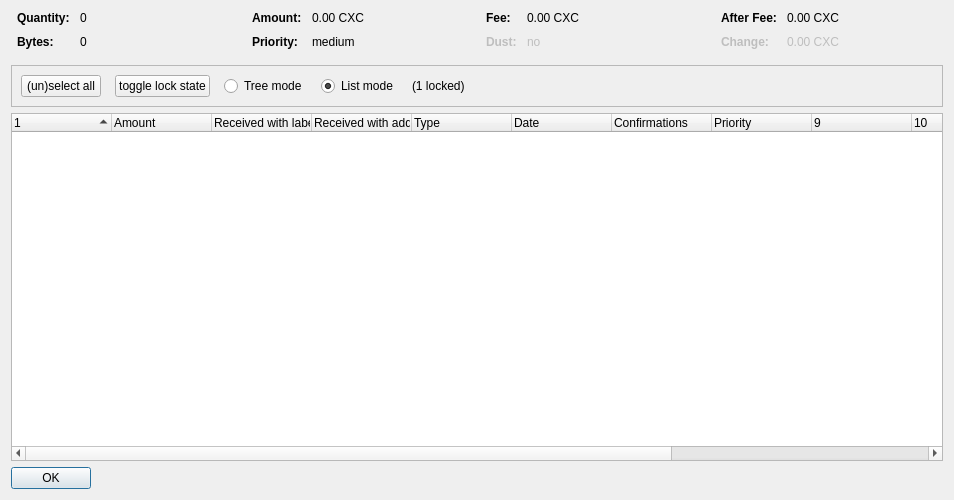
<?xml version="1.0" encoding="UTF-8"?>
<ui version="4.0">
 <class>CoinControlDialog</class>
 <widget class="QDialog" name="CoinControlDialog">
  <property name="geometry">
   <rect>
    <x>0</x>
    <y>0</y>
    <width>954</width>
    <height>500</height>
   </rect>
  </property>
  <property name="windowTitle">
   <string>Coin Selection</string>
  </property>
  <layout class="QVBoxLayout" name="verticalLayout">
   <item>
    <layout class="QHBoxLayout" name="horizontalLayoutTop" stretch="0,0,0,0">
     <property name="topMargin">
      <number>0</number>
     </property>
     <property name="bottomMargin">
      <number>10</number>
     </property>
     <item>
      <layout class="QFormLayout" name="formLayoutCoinControl1">
       <property name="horizontalSpacing">
        <number>10</number>
       </property>
       <property name="verticalSpacing">
        <number>10</number>
       </property>
       <property name="leftMargin">
        <number>6</number>
       </property>
       <property name="rightMargin">
        <number>6</number>
       </property>
       <item row="0" column="0">
        <widget class="QLabel" name="labelCoinControlQuantityText">
         <property name="font">
          <font>
           <weight>75</weight>
           <bold>true</bold>
          </font>
         </property>
         <property name="text">
          <string>Quantity:</string>
         </property>
        </widget>
       </item>
       <item row="0" column="1">
        <widget class="QLabel" name="labelCoinControlQuantity">
         <property name="cursor">
          <cursorShape>IBeamCursor</cursorShape>
         </property>
         <property name="contextMenuPolicy">
          <enum>Qt::ActionsContextMenu</enum>
         </property>
         <property name="text">
          <string notr="true">0</string>
         </property>
         <property name="textInteractionFlags">
          <set>Qt::LinksAccessibleByMouse|Qt::TextSelectableByKeyboard|Qt::TextSelectableByMouse</set>
         </property>
        </widget>
       </item>
       <item row="1" column="0">
        <widget class="QLabel" name="labelCoinControlBytesText">
         <property name="font">
          <font>
           <weight>75</weight>
           <bold>true</bold>
          </font>
         </property>
         <property name="text">
          <string>Bytes:</string>
         </property>
        </widget>
       </item>
       <item row="1" column="1">
        <widget class="QLabel" name="labelCoinControlBytes">
         <property name="cursor">
          <cursorShape>IBeamCursor</cursorShape>
         </property>
         <property name="contextMenuPolicy">
          <enum>Qt::ActionsContextMenu</enum>
         </property>
         <property name="text">
          <string notr="true">0</string>
         </property>
         <property name="textInteractionFlags">
          <set>Qt::LinksAccessibleByMouse|Qt::TextSelectableByKeyboard|Qt::TextSelectableByMouse</set>
         </property>
        </widget>
       </item>
      </layout>
     </item>
     <item>
      <layout class="QFormLayout" name="formLayoutCoinControl2">
       <property name="horizontalSpacing">
        <number>10</number>
       </property>
       <property name="verticalSpacing">
        <number>10</number>
       </property>
       <property name="leftMargin">
        <number>6</number>
       </property>
       <property name="rightMargin">
        <number>6</number>
       </property>
       <item row="0" column="0">
        <widget class="QLabel" name="labelCoinControlAmountText">
         <property name="font">
          <font>
           <weight>75</weight>
           <bold>true</bold>
          </font>
         </property>
         <property name="text">
          <string>Amount:</string>
         </property>
        </widget>
       </item>
       <item row="0" column="1">
        <widget class="QLabel" name="labelCoinControlAmount">
         <property name="cursor">
          <cursorShape>IBeamCursor</cursorShape>
         </property>
         <property name="contextMenuPolicy">
          <enum>Qt::ActionsContextMenu</enum>
         </property>
         <property name="text">
          <string notr="true">0.00 CXC</string>
         </property>
         <property name="textInteractionFlags">
          <set>Qt::LinksAccessibleByMouse|Qt::TextSelectableByKeyboard|Qt::TextSelectableByMouse</set>
         </property>
        </widget>
       </item>
       <item row="1" column="0">
        <widget class="QLabel" name="labelCoinControlPriorityText">
         <property name="font">
          <font>
           <weight>75</weight>
           <bold>true</bold>
          </font>
         </property>
         <property name="text">
          <string>Priority:</string>
         </property>
        </widget>
       </item>
       <item row="1" column="1">
        <widget class="QLabel" name="labelCoinControlPriority">
         <property name="cursor">
          <cursorShape>IBeamCursor</cursorShape>
         </property>
         <property name="contextMenuPolicy">
          <enum>Qt::ActionsContextMenu</enum>
         </property>
         <property name="text">
          <string>medium</string>
         </property>
         <property name="textInteractionFlags">
          <set>Qt::LinksAccessibleByMouse|Qt::TextSelectableByKeyboard|Qt::TextSelectableByMouse</set>
         </property>
        </widget>
       </item>
      </layout>
     </item>
     <item>
      <layout class="QFormLayout" name="formLayoutCoinControl3">
       <property name="horizontalSpacing">
        <number>10</number>
       </property>
       <property name="verticalSpacing">
        <number>10</number>
       </property>
       <property name="leftMargin">
        <number>6</number>
       </property>
       <property name="rightMargin">
        <number>6</number>
       </property>
       <item row="0" column="0">
        <widget class="QLabel" name="labelCoinControlFeeText">
         <property name="font">
          <font>
           <weight>75</weight>
           <bold>true</bold>
          </font>
         </property>
         <property name="text">
          <string>Fee:</string>
         </property>
        </widget>
       </item>
       <item row="0" column="1">
        <widget class="QLabel" name="labelCoinControlFee">
         <property name="cursor">
          <cursorShape>IBeamCursor</cursorShape>
         </property>
         <property name="contextMenuPolicy">
          <enum>Qt::ActionsContextMenu</enum>
         </property>
         <property name="text">
          <string notr="true">0.00 CXC</string>
         </property>
         <property name="textInteractionFlags">
          <set>Qt::LinksAccessibleByMouse|Qt::TextSelectableByKeyboard|Qt::TextSelectableByMouse</set>
         </property>
        </widget>
       </item>
       <item row="1" column="0">
        <widget class="QLabel" name="labelCoinControlLowOutputText">
         <property name="enabled">
          <bool>false</bool>
         </property>
         <property name="font">
          <font>
           <weight>75</weight>
           <bold>true</bold>
          </font>
         </property>
         <property name="text">
          <string>Dust:</string>
         </property>
        </widget>
       </item>
       <item row="1" column="1">
        <widget class="QLabel" name="labelCoinControlLowOutput">
         <property name="enabled">
          <bool>false</bool>
         </property>
         <property name="cursor">
          <cursorShape>IBeamCursor</cursorShape>
         </property>
         <property name="contextMenuPolicy">
          <enum>Qt::ActionsContextMenu</enum>
         </property>
         <property name="text">
          <string>no</string>
         </property>
         <property name="textInteractionFlags">
          <set>Qt::LinksAccessibleByMouse|Qt::TextSelectableByKeyboard|Qt::TextSelectableByMouse</set>
         </property>
        </widget>
       </item>
      </layout>
     </item>
     <item>
      <layout class="QFormLayout" name="formLayoutCoinControl4">
       <property name="horizontalSpacing">
        <number>10</number>
       </property>
       <property name="verticalSpacing">
        <number>10</number>
       </property>
       <property name="leftMargin">
        <number>6</number>
       </property>
       <property name="rightMargin">
        <number>6</number>
       </property>
       <item row="0" column="0">
        <widget class="QLabel" name="labelCoinControlAfterFeeText">
         <property name="font">
          <font>
           <weight>75</weight>
           <bold>true</bold>
          </font>
         </property>
         <property name="text">
          <string>After Fee:</string>
         </property>
        </widget>
       </item>
       <item row="0" column="1">
        <widget class="QLabel" name="labelCoinControlAfterFee">
         <property name="cursor">
          <cursorShape>IBeamCursor</cursorShape>
         </property>
         <property name="contextMenuPolicy">
          <enum>Qt::ActionsContextMenu</enum>
         </property>
         <property name="text">
          <string notr="true">0.00 CXC</string>
         </property>
         <property name="textInteractionFlags">
          <set>Qt::LinksAccessibleByMouse|Qt::TextSelectableByKeyboard|Qt::TextSelectableByMouse</set>
         </property>
        </widget>
       </item>
       <item row="1" column="0">
        <widget class="QLabel" name="labelCoinControlChangeText">
         <property name="enabled">
          <bool>false</bool>
         </property>
         <property name="font">
          <font>
           <weight>75</weight>
           <bold>true</bold>
          </font>
         </property>
         <property name="text">
          <string>Change:</string>
         </property>
        </widget>
       </item>
       <item row="1" column="1">
        <widget class="QLabel" name="labelCoinControlChange">
         <property name="enabled">
          <bool>false</bool>
         </property>
         <property name="cursor">
          <cursorShape>IBeamCursor</cursorShape>
         </property>
         <property name="contextMenuPolicy">
          <enum>Qt::ActionsContextMenu</enum>
         </property>
         <property name="text">
          <string notr="true">0.00 CXC</string>
         </property>
         <property name="textInteractionFlags">
          <set>Qt::LinksAccessibleByMouse|Qt::TextSelectableByKeyboard|Qt::TextSelectableByMouse</set>
         </property>
        </widget>
       </item>
      </layout>
     </item>
    </layout>
   </item>
   <item>
    <widget class="QFrame" name="frame">
     <property name="minimumSize">
      <size>
       <width>0</width>
       <height>40</height>
      </size>
     </property>
     <property name="frameShape">
      <enum>QFrame::StyledPanel</enum>
     </property>
     <property name="frameShadow">
      <enum>QFrame::Sunken</enum>
     </property>
     <layout class="QHBoxLayout" name="horizontalLayout">
      <item>
       <layout class="QHBoxLayout" name="horizontalLayoutPanel" stretch="0,0,0,0,0,0">
        <property name="spacing">
         <number>14</number>
        </property>
        <item>
         <widget class="QPushButton" name="pushButtonSelectAll">
          <property name="sizePolicy">
           <sizepolicy hsizetype="Maximum" vsizetype="Fixed">
            <horstretch>0</horstretch>
            <verstretch>0</verstretch>
           </sizepolicy>
          </property>
          <property name="text">
           <string>(un)select all</string>
          </property>
          <property name="autoDefault">
           <bool>false</bool>
          </property>
         </widget>
        </item>
        <item>
         <widget class="QPushButton" name="pushButtonToggleLock">
          <property name="sizePolicy">
           <sizepolicy hsizetype="Maximum" vsizetype="Fixed">
            <horstretch>0</horstretch>
            <verstretch>0</verstretch>
           </sizepolicy>
          </property>
          <property name="text">
           <string>toggle lock state</string>
          </property>
          <property name="autoDefault">
           <bool>false</bool>
          </property>
         </widget>
        </item>
        <item>
         <widget class="QRadioButton" name="radioTreeMode">
          <property name="sizePolicy">
           <sizepolicy hsizetype="Maximum" vsizetype="Fixed">
            <horstretch>0</horstretch>
            <verstretch>0</verstretch>
           </sizepolicy>
          </property>
          <property name="text">
           <string>Tree mode</string>
          </property>
         </widget>
        </item>
        <item>
         <widget class="QRadioButton" name="radioListMode">
          <property name="sizePolicy">
           <sizepolicy hsizetype="Maximum" vsizetype="Fixed">
            <horstretch>0</horstretch>
            <verstretch>0</verstretch>
           </sizepolicy>
          </property>
          <property name="text">
           <string>List mode</string>
          </property>
          <property name="checked">
           <bool>true</bool>
          </property>
         </widget>
        </item>
        <item>
         <widget class="QLabel" name="labelLocked">
          <property name="text">
           <string>(1 locked)</string>
          </property>
         </widget>
        </item>
        <item>
         <spacer name="horizontalSpacer">
          <property name="orientation">
           <enum>Qt::Horizontal</enum>
          </property>
          <property name="sizeHint" stdset="0">
           <size>
            <width>40</width>
            <height>20</height>
           </size>
          </property>
         </spacer>
        </item>
       </layout>
      </item>
     </layout>
    </widget>
   </item>
   <item>
    <widget class="CoinControlTreeWidget" name="treeWidget">
     <property name="contextMenuPolicy">
      <enum>Qt::CustomContextMenu</enum>
     </property>
     <property name="sortingEnabled">
      <bool>false</bool>
     </property>
     <property name="columnCount">
      <number>13</number>
     </property>
     <attribute name="headerShowSortIndicator" stdset="0">
      <bool>true</bool>
     </attribute>
     <attribute name="headerStretchLastSection">
      <bool>false</bool>
     </attribute>
     <column>
      <property name="text">
       <string/>
      </property>
     </column>
     <column>
      <property name="text">
       <string>Amount</string>
      </property>
     </column>
     <column>
      <property name="text">
       <string>Received with label</string>
      </property>
     </column>
     <column>
      <property name="text">
       <string>Received with address</string>
      </property>
     </column>
     <column>
      <property name="text">
       <string>Type</string>
      </property>
     </column>
     <column>
      <property name="text">
       <string>Date</string>
      </property>
     </column>
     <column>
      <property name="text">
       <string>Confirmations</string>
      </property>
      <property name="toolTip">
       <string>Confirmed</string>
      </property>
     </column>
     <column>
      <property name="text">
       <string>Priority</string>
      </property>
     </column>
     <column>
      <property name="text">
       <string/>
      </property>
     </column>
     <column>
      <property name="text">
       <string/>
      </property>
     </column>
     <column>
      <property name="text">
       <string/>
      </property>
     </column>
     <column>
      <property name="text">
       <string/>
      </property>
     </column>
     <column>
      <property name="text">
       <string/>
      </property>
     </column>
    </widget>
   </item>
   <item>
    <widget class="QDialogButtonBox" name="buttonBox">
     <property name="sizePolicy">
      <sizepolicy hsizetype="Maximum" vsizetype="Fixed">
       <horstretch>0</horstretch>
       <verstretch>0</verstretch>
      </sizepolicy>
     </property>
     <property name="orientation">
      <enum>Qt::Horizontal</enum>
     </property>
     <property name="standardButtons">
      <set>QDialogButtonBox::Ok</set>
     </property>
    </widget>
   </item>
  </layout>
 </widget>
 <customwidgets>
  <customwidget>
   <class>CoinControlTreeWidget</class>
   <extends>QTreeWidget</extends>
   <header>coincontroltreewidget.h</header>
  </customwidget>
 </customwidgets>
 <resources/>
 <connections/>
</ui>
